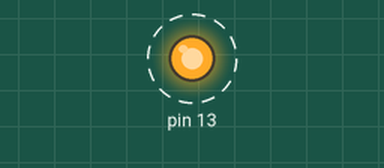
A sketch run on a simulated Arduino Uno, built with avr-gcc and run on an emulated ATmega328P. Shown: output pins drawn as LEDs (lit = HIGH). Dashed ring = blinking.

Above: at 0.5 s.
Timing chart, 0 to 4.6 s (numbered marks = the images above):
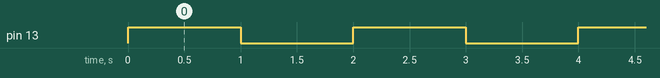

The sketch:

light_blink1.ino
```cpp
void setup() {
  // put your setup code here, to run once:
  pinMode(13,OUTPUT);

}

void loop() {
  // put your main code here, to run repeatedly:
  digitalWrite(13,1);
  delay(1000);
  digitalWrite(13,0);
  delay(1000);

}
```

Measured:
- by itself, pin 13: alternates HIGH for 1.0 s and LOW for 1.0 s
